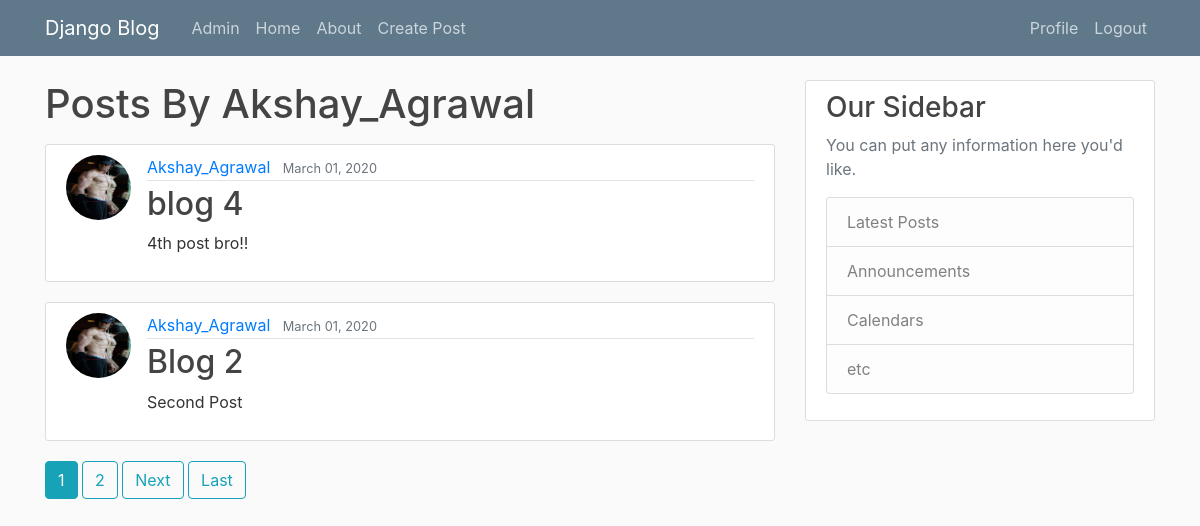
The page /blog/user/Akshay_Agrawal (signed in) on the database its author committed.
### blog/models.py (models this page shows, shortened)
class Post(models.Model):
    title = models.CharField(max_length=100)
    content= models.TextField()
    date_posted = models.DateTimeField(default=timezone.now)   #auto_now_add=True but this limits us from updating value ofthis date_posted
    author = models.ForeignKey(User,on_delete=models.CASCADE)  #If user is deleted then this post will be deleted as well

### users/models.py (models this page shows, shortened)
class profile(models.Model):
    user=models.OneToOneField(User,on_delete=models.CASCADE)
    image=models.ImageField(default='default.jpg',upload_to="profile_pics")

### blog/views.py (the view)
# urls.py: path('user/<str:username>', views.user_post_list_view.as_view(),name="user-posts"),
class user_post_list_view(ListView):
    model=models.Post
    template_name="blog/user_post.html" #app/model_viewtype.html
    context_object_name='posts'
    ordering=['-date_posted']
    paginate_by=2
    def get_queryset(self):
        user=get_object_or_404(User,username=self.kwargs.get('username'))
        return models.Post.objects.filter(author=user).order_by("-date_posted")

### blog/templates/blog/user_post.html (shortened to what this page needs)
{% extends "blog/base.html" %}
{% block content %}
    <h1 class="mb-3">Posts By {{ view.kwargs.username }}</h1>
    {% for post in posts %}
        <article class="media content-section">
          <img class="rounded-circle article-img" src="{{post.author.profile.image.url}}">
            <div class="media-body">
              <div class="article-metadata">
                <a class="mr-2" href="{% url 'user-posts' post.author.username %}">{{ post.author }}</a>
                <small class="text-muted">{{ post.date_posted|date:"F d, Y" }}</small>
              </div>
              <h2><a class="article-title" href="{% url 'post-detail' post.id %}">{{ post.title }}</a></h2>
              <p class="article-content">{{ post.content }}</p>
            </div>
          </article>
    {% endfor %}
    {% if is_paginated %}
    {% for num in page_obj.paginator.page_range %}
      {% if page_obj.number == num %}
        <a class="btn btn-info mb-4" href="?page={{ num }}">{{ num }}</a>
      {% elif num > page_obj.number|add:'-3' and num < page_obj.number|add:'3' %}
        <a class="btn btn-outline-info mb-4" href="?page={{ num }}">{{ num }}</a>
      {% endif %}
    {% endfor %}
    {% if page_obj.has_next %}
      <a class="btn btn-outline-info mb-4" href="?page={{ page_obj.next_page_number }}">Next</a>
      <a class="btn btn-outline-info mb-4" href="?page={{ page_obj.paginator.num_pages }}">Last</a>
    {% endif %}
  {% endif %}
{% endblock content %}

### blog/static/blog/main.css (style rules this page uses)
body { background: #fafafa; color: #333333; margin-top: 5rem; }
h1, h2, h3, h4, h5, h6 { color: #444444; }
.content-section { background: #ffffff; padding: 10px 20px; border: 1px solid #dddddd; border-radius: 3px; margin-bottom: 20px; }
.article-title { color: #444444; }
.article-content { white-space: pre-line; }
.article-img { height: 65px; width: 65px; margin-right: 16px; }
.article-metadata { padding-bottom: 1px; margin-bottom: 4px; border-bottom: 1px solid #e3e3e3 }

### rows shown on the page
Post: author.profile.image (picture), author "Akshay_Agrawal", date_posted "March 01, 2020", title "blog 4", content "4th post bro!!"
Post: author.profile.image (picture), author "Akshay_Agrawal", date_posted "March 01, 2020", title "Blog 2", content "Second Post"

### other values the page prints
{{ view.kwargs.username }} "Akshay_Agrawal"
{{ num }} "1"
{{ num }} "2"
